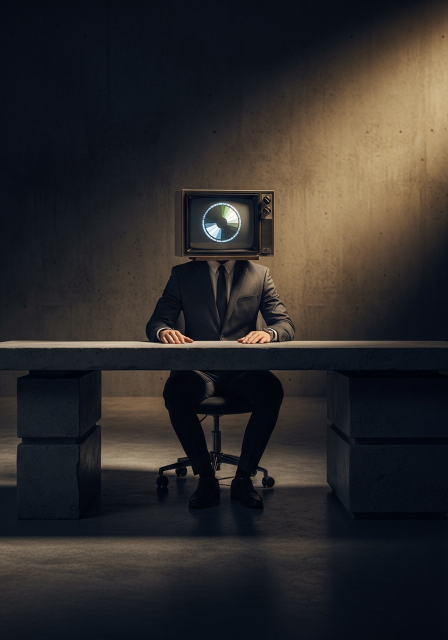
#> input picture carrossel-pmi/bg_v2_v2_a_s01.png, 896 x 1280 px, found by its file name (shown at 1/2 size); its folder holds 8 pictures in this run
$ python build_domingo_v5.py
#> lines starting #> are read from the running program, lines starting #| are printed output that depends on the picture
#!/usr/bin/env python3
"""Domingo v5 — Full bleed, texto editorial sobre imagem. Estilo @ritmodamarca / @brandsdecoded__"""

import os
from PIL import Image, ImageDraw, ImageFont

W, H = 1080, 1350
OUT = "/home/user/WEB/carrossel-pmi/domingo_v5"
BG  = "/home/user/WEB/carrossel-pmi"
FD  = "/usr/share/fonts/truetype/roboto/unhinted/RobotoTTF"
LOGO = f"{BG}/logo_pmi_transparent.png"

os.makedirs(OUT, exist_ok=True)

FONTS = {
    "black":   "Roboto-Black.ttf",
    "bold":    "Roboto-Bold.ttf",
    "medium":  "Roboto-Medium.ttf",
    "regular": "Roboto-Regular.ttf",
    "light":   "Roboto-Light.ttf",
}

def F(style, size):
    return ImageFont.truetype(f"{FD}/{FONTS[style]}", size)

def tw(d, text, font):
    bb = d.textbbox((0, 0), text, font=font)
    return bb[2] - bb[0]

def load_bg(name):
#> called with name = 'bg_v2_v2_a_s01.png'
    img = Image.open(f"{BG}/{name}").convert("RGB")
#> img is the input picture: PIL image 896x1280 RGB; mean R, G, B 45.9, 42.8, 42.5
    r = img.width / img.height
#> r = 0.7
    if r > W / H:
        nw, nh = int(H * r), H
    else:
        nw, nh = W, int(W / r)
#> nw = 1080; nh = 1542
    img = img.resize((nw, nh), Image.LANCZOS)
#> img: PIL image 1080x1542 RGB
    return img.crop(((nw - W) // 2, (nh - H) // 2, (nw - W) // 2 + W, (nh - H) // 2 + H))
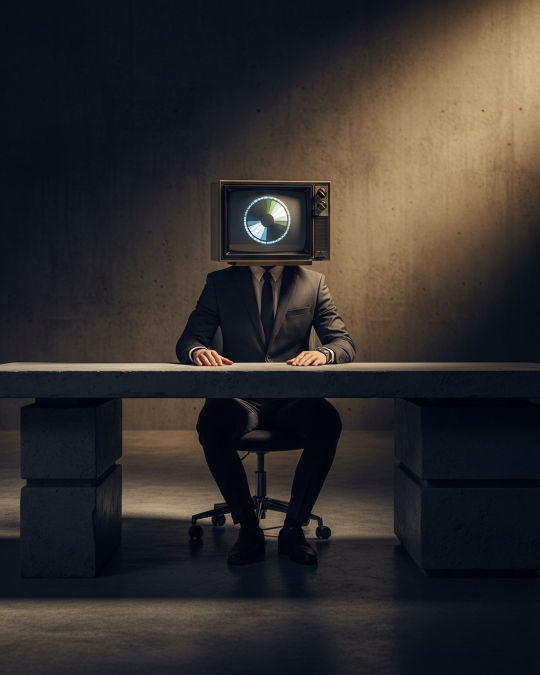
#> returned value: PIL image 1080x1350 RGB (shown at 1/2 size); mean R, G, B 50.3, 46.3, 44.7

def gradient_overlay(canvas, start_pct=0.28, top_a=45, bot_a=225):
#> called with start_pct = 0.28, top_a = 45, bot_a = 225
    ov = Image.new("RGBA", (W, H), (0, 0, 0, 0))
#> ov: PIL image 1080x1350 RGBA; every value is 0
    px = ov.load()
    sy = int(H * start_pct)
    for y in range(H):
        a = top_a if y < sy else int(top_a + (bot_a - top_a) * (y - sy) / (H - sy))
        for x in range(W):
            px[x, y] = (0, 0, 0, min(a, 255))
    base = canvas.convert("RGBA")
    base.alpha_composite(ov)
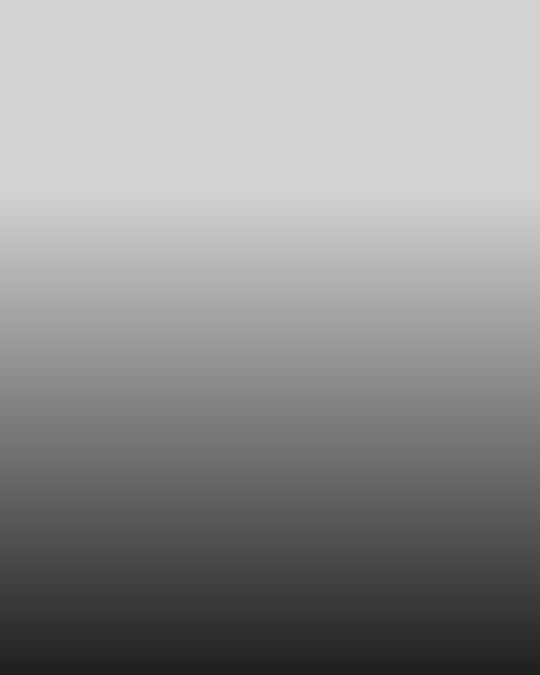
#> ov: PIL image 1080x1350 RGBA (shown at 1/2 size); mean R, G, B, A 0, 0, 0, 109.4; transparent parts drawn white
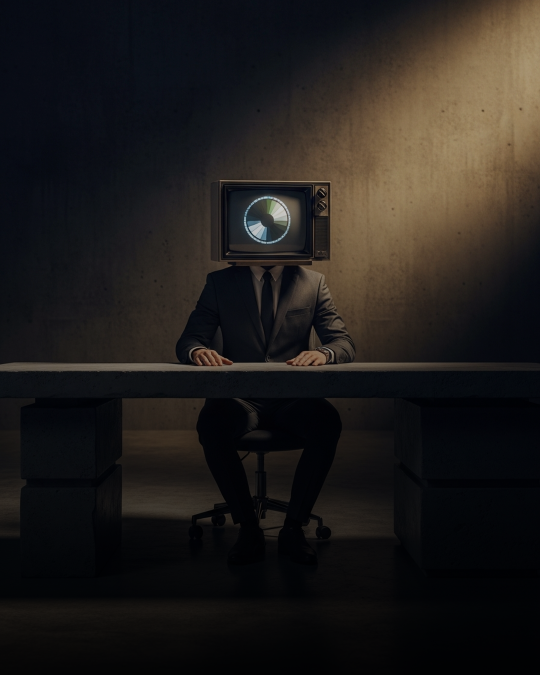
#> base: PIL image 1080x1350 RGBA (shown at 1/2 size); mean R, G, B, A 32.1, 28.9, 26.9, 255
    return base.convert("RGB")

def fit_headline(d, lines, max_w, max_h, start=130, min_sz=52):
    sz = start
    while sz >= min_sz:
        f = F("black", sz)
        lead = int(sz * 1.10)
        if all(tw(d, ln, f) <= max_w for ln in lines) and lead * len(lines) <= max_h:
            return f, lead
        sz -= 2
    f = F("black", min_sz)
    return f, int(min_sz * 1.10)

def add_logo(canvas, h=38):
    try:
        logo = Image.open(LOGO).convert("RGBA")
        lw = int(logo.width * h / logo.height)
        logo = logo.resize((lw, h), Image.LANCZOS)
        base = canvas.convert("RGBA")
        base.alpha_composite(logo, (72, 52))
        return base.convert("RGB")
    except:
        return canvas

def build(data, path):
    canvas = load_bg(data["bg"])
    canvas = gradient_overlay(canvas,
                               start_pct=data.get("grad_start", 0.28),
                               top_a=data.get("top_a", 45),
                               bot_a=data.get("bot_a", 225))

    M = 72          # left margin
    MAX_W = W - M - 60   # right breathing room

    d = ImageDraw.Draw(canvas)

    # ── Sub text ────────────────────────────────────────────────────────────
    sub_sz = 36
    sub_f = F("regular", sub_sz)
    sub_lead = int(sub_sz * 1.28)

    # wrap sub
    words = data["sub"].split()
    sub_lines, line = [], ""
    for w in words:
        test = f"{line} {w}".strip()
        if tw(d, test, sub_f) <= MAX_W:
            line = test
        else:
            if line:
                sub_lines.append(line)
            line = w
#> after the loop, sub_lines = 1 item
    if line:
        sub_lines.append(line)

    sub_block_h = sub_lead * len(sub_lines)
#> sub_block_h = 92

    # ── Headline ─────────────────────────────────────────────────────────────
    hl_lines = data["headline"]
    hl_max_h = int(H * 0.44)
    hl_f, hl_lead = fit_headline(d, hl_lines, MAX_W, hl_max_h)
#> hl_lead = 143
    hl_block_h = hl_lead * len(hl_lines)
#> hl_block_h = 429

    # ── Vertical layout (bottom-up) ──────────────────────────────────────────
    HANDLE_Y  = 1295          # handle baseline
    GAP_SUB   = 20            # gap between sub and handle
    SEP_H     = 4             # accent separator bar
    GAP_SEP   = 18            # gap above separator
    GAP_HL    = 28            # gap between headline and separator

    sub_top   = HANDLE_Y - sub_block_h - GAP_SUB
#> sub_top = 1183
    sep_y     = sub_top  - GAP_SEP - SEP_H
#> sep_y = 1161
    hl_top    = sep_y    - GAP_HL  - hl_block_h
#> hl_top = 704

    accent = data["accent"]
    accent_idx = set(data.get("accent_lines", []))

    # draw headline lines
    for i, ln in enumerate(hl_lines):
        color = accent if i in accent_idx else (255, 255, 255)
        bb = d.textbbox((0, 0), ln, font=hl_f)
        d.text((M, hl_top + i * hl_lead - bb[1]), ln, font=hl_f, fill=color)
#> this loop made 3 passes
#> bb on passes 1 to 3: (0, 3, 772, 122), (0, 27, 338, 122), (0, 27, 676, 122)

    # accent separator bar
    d.rectangle([M, sep_y, M + 72, sep_y + SEP_H], fill=accent)

    # draw sub lines
    sub_color = (210, 200, 225)
    for i, ln in enumerate(sub_lines):
        bb = d.textbbox((0, 0), ln, font=sub_f)
        d.text((M, sub_top + i * sub_lead - bb[1]), ln, font=sub_f, fill=sub_color)
#> this loop made 2 passes
#> bb on pass 1: (0, 6, 828, 42)
#> (ln, bb) on pass 2: ('diferença?', (0, 6, 167, 42))

    # handle
    hf = F("medium", 26)
    hnd = "@perrymarketingintegrado"
    hbb = d.textbbox((0, 0), hnd, font=hf)
#> hbb = (0, 6, 311, 30)
    d.text((M, HANDLE_Y - hbb[1]), hnd, font=hf, fill=(170, 160, 190))

    canvas = add_logo(canvas)
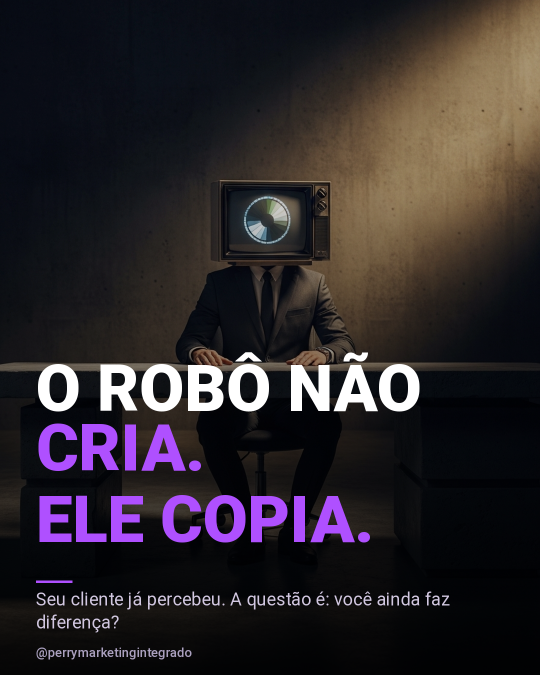
#> canvas: PIL image 1080x1350 RGB (shown at 1/2 size); mean R, G, B 44.2, 38.1, 41.6
    canvas.save(path, quality=95)
    print(f"  ✓ {os.path.basename(path)}")


# ════════════════════════════════════════════════════════════════════════════
# CARROSSEL A — IA Saturou o Feed
# ════════════════════════════════════════════════════════════════════════════
ACC_A = (175, 80, 255)

SLIDES_A = [
    dict(
        bg="bg_v2_v2_a_s01.png",
        headline=["O ROBÔ NÃO", "CRIA.", "ELE COPIA."],
        accent_lines=[1, 2],
        accent=ACC_A,
        sub="Seu cliente já percebeu. A questão é: você ainda faz diferença?",
    ),
    dict(
        bg="bg_v2_v2_a_s02.png",
        headline=["SEU CONTEÚDO É", "ORIGINAL", "OU SÓ MAIS UM?"],
        accent_lines=[1],
        accent=ACC_A,
        sub="A IA produziu bilhões de textos iguais ao seu. O que só você tem?",
    ),
    dict(
        bg="bg_v2_v2_a_s03.png",
        headline=["VOCÊ", "OU O", "ALGORITMO?"],
        accent_lines=[2],
        accent=ACC_A,
        sub="Quem está por trás da sua marca de verdade?",
    ),
    dict(
        bg="bg_v2_v2_a_s04.png",
        headline=["ESCREVER COMO", "MÁQUINA É FÁCIL.", "SER LEMBRADO,", "NÃO."],
        accent_lines=[3],
        accent=ACC_A,
        sub="Humanidade vende mais que velocidade.",
    ),
    dict(
        bg="bg_v2_v2_a_s05.png",
        headline=["O PRÓXIMO", "PASSO É", "SEU."],
        accent_lines=[2],
        accent=ACC_A,
        sub="Parece IA demais. Humanize antes que seja tarde.",
    ),
]

# ════════════════════════════════════════════════════════════════════════════
# CARROSSEL B — Viral Morreu
# ════════════════════════════════════════════════════════════════════════════
ACC_B = (255, 200, 0)

SLIDES_B = [
    dict(
        bg="bg_v2_v2_b_s01.png",
        headline=["VIRAL NÃO", "PAGA CONTA."],
        accent_lines=[0],
        accent=ACC_B,
        sub="Comunidade sim. Repense o que você está construindo.",
    ),
    dict(
        bg="bg_v2_v2_b_s02.png",
        headline=["1 MILHÃO DE VIEWS.", "ZERO CLIENTES."],
        accent_lines=[0],
        accent=(255, 140, 0),
        sub="Alcance sem conversão é só barulho.",
    ),
    dict(
        bg="bg_v2_v2_b_s03.png",
        headline=["1.000 PESSOAS", "QUE COMPRAM", "VALEM MAIS."],
        accent_lines=[0],
        accent=ACC_B,
        sub="Do que 1 milhão que só passam o dedo.",
    ),
    dict(
        bg="bg_v2_v2_b_s04.png",
        headline=["VOCÊ BUSCA ALCANCE.", "O MERCADO QUER", "CONFIANÇA."],
        accent_lines=[2],
        accent=ACC_B,
        sub="São métricas que não aparecem no relatório de likes.",
    ),
    dict(
        bg="bg_v2_v2_b_s05.png",
        headline=["PARE DE CORRER", "ATRÁS DO VIRAL.", "CONSTRUA ALGO", "REAL."],
        accent_lines=[3],
        accent=(255, 140, 0),
        sub="O que dura não é o que explode. É o que conecta.",
    ),
]

# ════════════════════════════════════════════════════════════════════════════
# CARROSSEL C — 47M Empreendedores
# ════════════════════════════════════════════════════════════════════════════
ACC_C = (220, 55, 95)

SLIDES_C = [
    dict(
        bg="bg_domingo_dom_c_s01.png",
        headline=["47 MILHÕES DE", "EMPREENDEDORES.", "UM MERCADO SÓ."],
        accent_lines=[0],
        accent=ACC_C,
        sub="A maioria vende o mesmo do mesmo jeito.",
        grad_start=0.22, top_a=35, bot_a=220,
    ),
    dict(
        bg="bg_domingo_dom_c_s02.png",
        headline=["SEU CONCORRENTE", "PARECE COM", "VOCÊ."],
        accent_lines=[2],
        accent=ACC_C,
        sub="Esse é o maior problema do seu negócio hoje.",
        grad_start=0.22, top_a=35, bot_a=220,
    ),
    dict(
        bg="bg_domingo_dom_c_s03.png",
        headline=["DIFERENCIAÇÃO", "NÃO É PREÇO.", "É CORAGEM."],
        accent_lines=[0],
        accent=ACC_C,
        sub="É posicionamento. É escolha. É identidade própria.",
        grad_start=0.22, top_a=35, bot_a=220,
    ),
    dict(
        bg="bg_domingo_dom_c_s04.png",
        headline=["47 MILHÕES", "DISPUTANDO", "ATENÇÃO."],
        accent_lines=[0],
        accent=ACC_C,
        sub="Quem tem identidade própria já saiu na frente.",
        grad_start=0.22, top_a=35, bot_a=220,
    ),
    dict(
        bg="bg_domingo_dom_c_s05.png",
        headline=["O MERCADO NÃO", "ESTÁ SATURADO.", "ESTÁ CHEIO", "DE IGUAIS."],
        accent_lines=[3],
        accent=ACC_C,
        sub="Esse é o espaço que a PMI ajuda você a ocupar.",
        grad_start=0.22, top_a=35, bot_a=220,
    ),
]

if __name__ == "__main__":
    print("=== A — IA Saturou o Feed ===")
    for i, s in enumerate(SLIDES_A, 1):
        build(s, f"{OUT}/a_slide{i:02d}.png")
#> pass 2 of the loop `for i, s in enumerate(SLIDES_A, 1):`:
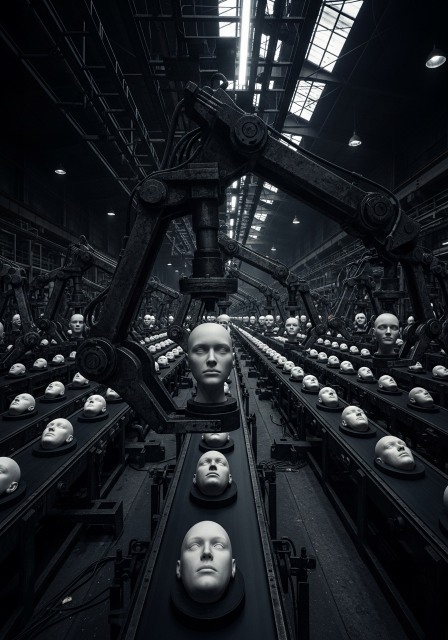
#> input picture carrossel-pmi/bg_v2_v2_a_s02.png, 896 x 1280 px, found by its file name (shown at 1/2 size)
#> in load_bg, img is the input picture: PIL image 896x1280 RGB; mean R, G, B 29.1, 32.7, 37.6
#> img: PIL image 1080x1542 RGB
#> in gradient_overlay (call 2), `base.alpha_composite(ov)`:
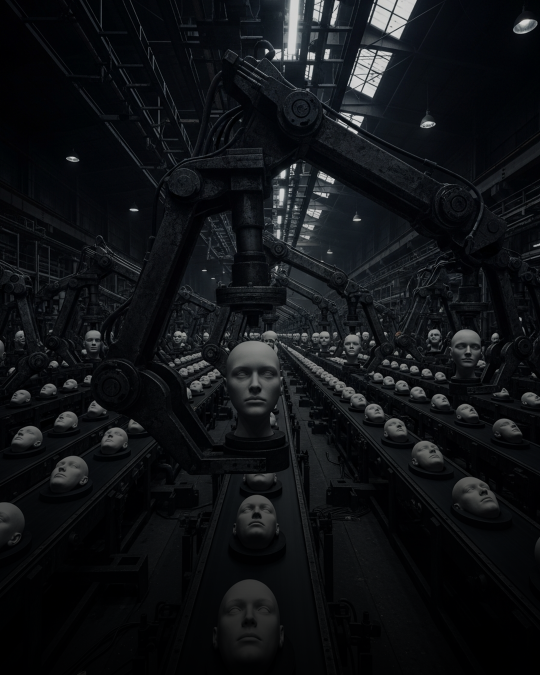
#> base: PIL image 1080x1350 RGBA (shown at 1/2 size); mean R, G, B, A 16.4, 18.6, 21.4, 255
#> hl_lead = 127
#> hl_block_h = 381
#> hl_top = 752
#> the loop in build (call 2), `for i, ln in enumerate(hl_lines):` made 3 passes
#> bb on passes 1 to 3: (0, 2, 944, 109), (0, 23, 529, 109), (0, 2, 924, 109)
#> the loop in build (call 2), `for i, ln in enumerate(sub_lines):` made 2 passes
#> bb on pass 1: (0, 6, 875, 42)
#> in build (call 2), `canvas = add_logo(canvas)`:
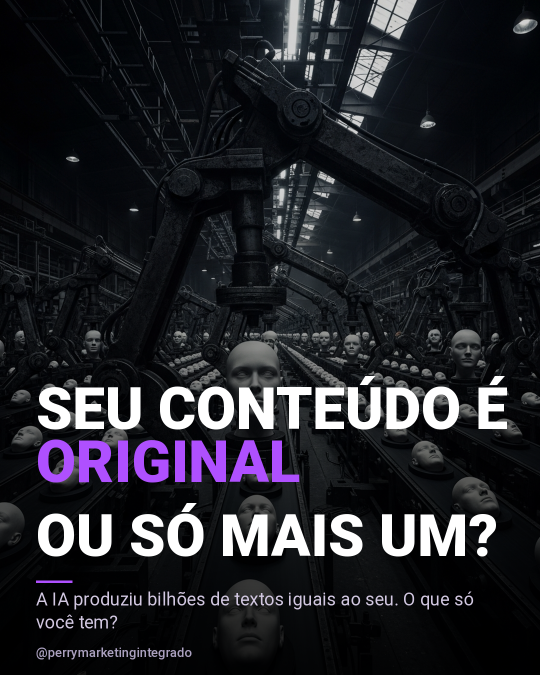
#> canvas: PIL image 1080x1350 RGB (shown at 1/2 size); mean R, G, B 33.5, 33.9, 39.7
#> pass 3 of the loop `for i, s in enumerate(SLIDES_A, 1):`:
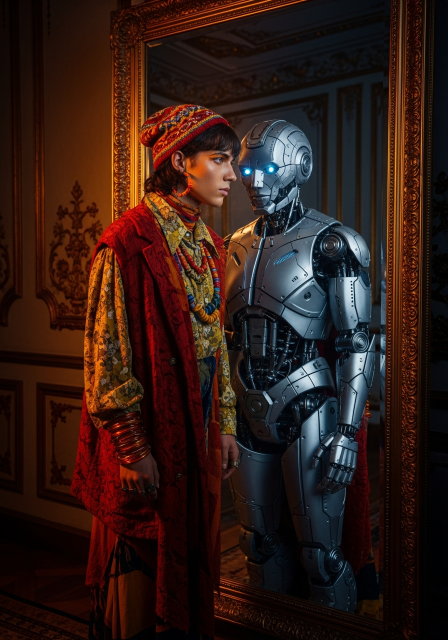
#> input picture carrossel-pmi/bg_v2_v2_a_s03.png, 896 x 1280 px, found by its file name (shown at 1/2 size)
#> in load_bg, img is the input picture: PIL image 896x1280 RGB; mean R, G, B 48.7, 27.3, 21.3
#> img: PIL image 1080x1542 RGB
#> in gradient_overlay (call 3), `base.alpha_composite(ov)`:
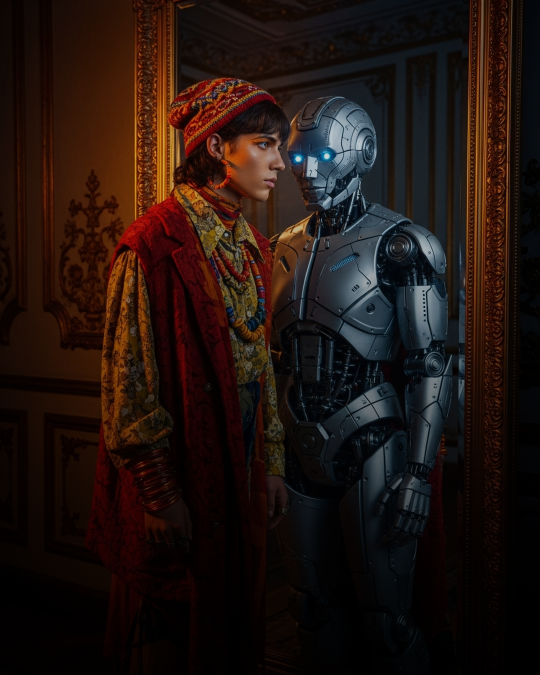
#> base: PIL image 1080x1350 RGBA (shown at 1/2 size); mean R, G, B, A 33.1, 19.6, 15.1, 255
#> after the loop in build (call 3), `for w in words:`: sub_lines = []
#> sub_block_h = 46
#> hl_lead = 143
#> hl_block_h = 429
#> sub_top = 1229
#> sep_y = 1207
#> hl_top = 750
#> the loop in build (call 3), `for i, ln in enumerate(hl_lines):` made 3 passes
#> bb on passes 1 to 3: (-1, 3, 333, 122), (0, 27, 298, 122), (-1, 27, 808, 122)
#> the loop in build (call 3), `for i, ln in enumerate(sub_lines):` made 1 pass
#> bb on pass 1: (0, 6, 733, 42)
#> in build (call 3), `canvas = add_logo(canvas)`:
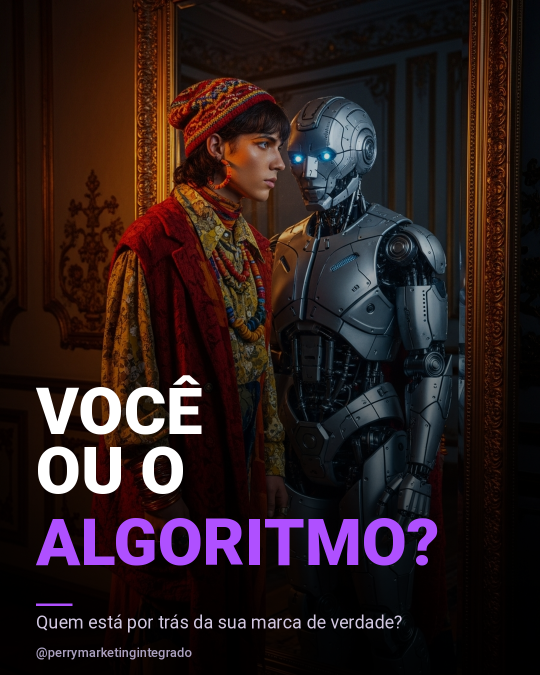
#> canvas: PIL image 1080x1350 RGB (shown at 1/2 size); mean R, G, B 43.2, 27.7, 28.2
#> (the run stopped early here; a loop or call above may not have finished)
